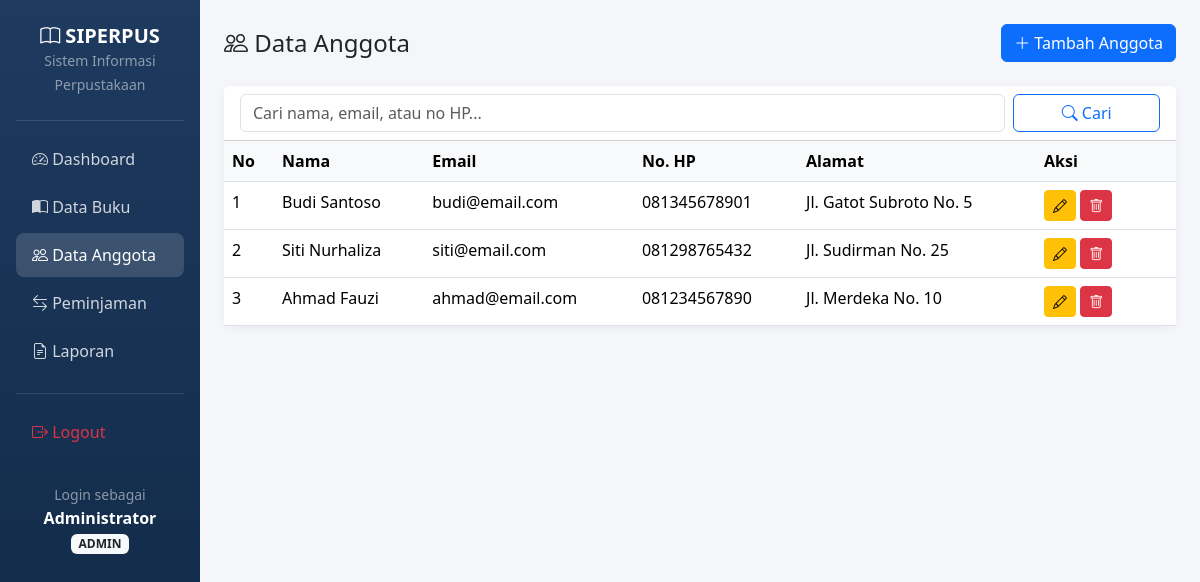
The page /pages/anggota/index.php (signed in) on the database its author committed.
### tables this page shows
CREATE TABLE anggota (
    id INT AUTO_INCREMENT PRIMARY KEY,
    nama VARCHAR(100) NOT NULL,
    email VARCHAR(100),
    no_hp VARCHAR(20),
    alamat TEXT,
    created_at TIMESTAMP DEFAULT CURRENT_TIMESTAMP
);

### pages/anggota/index.php (the view, shortened to what this page needs)
<?php
require_once '../../config/database.php';
require_once '../../includes/header.php';
$search = trim($_GET['search'] ?? '');
if ($search) {
    $stmt = $conn->prepare("SELECT * FROM anggota WHERE nama LIKE ? OR email LIKE ? OR no_hp LIKE ? ORDER BY id DESC");
    $like = "%$search%";
    $stmt->bind_param("sss", $like, $like, $like);
    $stmt->execute();
    $result = $stmt->get_result();
} else {
    $result = $conn->query("SELECT * FROM anggota ORDER BY id DESC");
}
?>
<div class="d-flex justify-content-between align-items-center mb-4">
    <h4 class="mb-0"><i class="bi bi-people"></i> Data Anggota</h4>
    <a href="tambah.php" class="btn btn-primary"><i class="bi bi-plus-lg"></i> Tambah Anggota</a>
</div>
<div class="card">
    <div class="card-header bg-white">
        <form method="GET" class="row g-2">
            <div class="col-md-10">
                <input type="text" name="search" class="form-control" placeholder="Cari nama, email, atau no HP..." value="<?= htmlspecialchars($search) ?>">
            </div>
            <div class="col-md-2">
                <button type="submit" class="btn btn-outline-primary w-100"><i class="bi bi-search"></i> Cari</button>
            </div>
        </form>
    </div>
    <div class="card-body p-0">
        <div class="table-responsive">
            <table class="table table-hover mb-0">
                <thead>
                    <tr>
                        <th width="50">No</th>
                        <th>Nama</th>
                        <th>Email</th>
                        <th>No. HP</th>
                        <th>Alamat</th>
                        <th width="140">Aksi</th>
                    </tr>
                </thead>
                <tbody>
                    <?php if ($result->num_rows > 0): ?>
                        <?php $no = 1; while ($row = $result->fetch_assoc()): ?>
                            <tr>
                                <td><?= $no++ ?></td>
                                <td><?= htmlspecialchars($row['nama']) ?></td>
                                <td><?= htmlspecialchars($row['email'] ?? '-') ?></td>
                                <td><?= htmlspecialchars($row['no_hp'] ?? '-') ?></td>
                                <td><?= htmlspecialchars($row['alamat'] ?? '-') ?></td>
                                <td>
                                    <a href="edit.php?id=<?= $row['id'] ?>" class="btn btn-sm btn-warning" title="Edit"><i class="bi bi-pencil"></i></a>
                                    <a href="index.php?hapus=<?= $row['id'] ?>" class="btn btn-sm btn-danger" title="Hapus"
                                       onclick="return confirm('Yakin ingin menghapus anggota ini?')"><i class="bi bi-trash"></i></a>
                                </td>
                            </tr>
                        <?php endwhile; ?>
                    <?php else: ?>
                        <tr>
                            <td colspan="6" class="text-center text-muted py-4">Tidak ada data anggota</td>
                        </tr>
                    <?php endif; ?>
                </tbody>
            </table>
        </div>
    </div>
</div>
<?php require_once '../../includes/footer.php'; ?>

### includes/header.php (style rules this page uses)
body { background-color: #f4f6f9; }
.card { border: none; border-radius: 12px; box-shadow: 0 2px 8px rgba(0,0,0,0.06); }
.table th { font-weight: 600; background-color: #f8f9fa; }

### rows shown on the page
anggota: nama "Budi Santoso", email "budi@email.com", no_hp "081345678901", alamat "Jl. Gatot Subroto No. 5"
anggota: nama "Siti Nurhaliza", email "siti@email.com", no_hp "081298765432", alamat "Jl. Sudirman No. 25"
anggota: nama "Ahmad Fauzi", email "ahmad@email.com", no_hp "081234567890", alamat "Jl. Merdeka No. 10"

### other values the page prints
$user['nama'] "Administrator"
$user['role'] "ADMIN"
